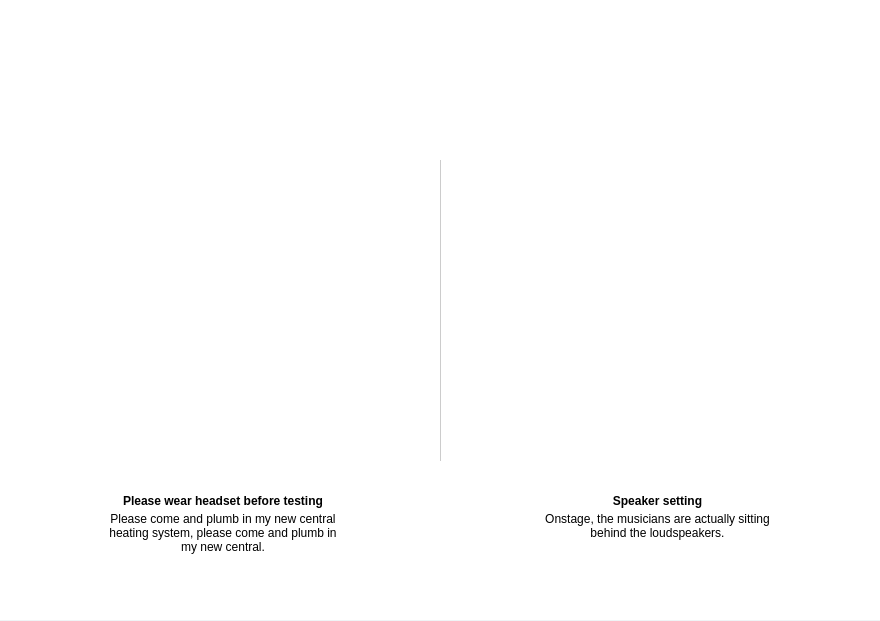
<?xml version="1.0" encoding="UTF-8"?>
<ui version="4.0">
 <class>ns::TestDeviceStart</class>
 <widget class="QWidget" name="ns::TestDeviceStart">
  <property name="geometry">
   <rect>
    <x>0</x>
    <y>0</y>
    <width>880</width>
    <height>621</height>
   </rect>
  </property>
  <property name="windowTitle">
   <string>YesPo Service Client</string>
  </property>
  <property name="styleSheet">
   <string notr="true">* {
	font-family: Verdana, &quot;宋体&quot;, Arial, Sans-serif, Segoe UI, Tahoma;
}

#widgetTestDeviceStart {
	background: #ffffff;
	border-bottom : 1px solid #eff4f6;
}

#widgetTestDeviceStart QLabel {
	font-size: 12px;
}

#labelTestMic {
	background-image: url(:/images/ui/test_start_mic.png);
	background-repeat: none;
	background-position: center center;
}

#labelTestAudio {
	background-image: url(:/images/ui/test_start_audio.png);
	background-repeat: none;
	background-position: center center;
}

#labelTestMicName,#labelTestAudioName {
	font-weight: bold;
	font-size : 12px;
}

#labelTestMicDescription, #labelTestAudioDescription {
	padding-left : 90px;
	padding-right : 90px;
	margin :1px;
}

#line {
	border : 1px solid #cccccc;
}
</string>
  </property>
  <layout class="QVBoxLayout" name="verticalLayout_5">
   <property name="spacing">
    <number>0</number>
   </property>
   <property name="margin">
    <number>0</number>
   </property>
   <item>
    <widget class="QWidget" name="widgetTestDeviceStart" native="true">
     <layout class="QVBoxLayout" name="verticalLayout_6">
      <property name="spacing">
       <number>6</number>
      </property>
      <property name="topMargin">
       <number>9</number>
      </property>
      <property name="bottomMargin">
       <number>8</number>
      </property>
      <item>
       <layout class="QHBoxLayout" name="horizontalLayout">
        <property name="spacing">
         <number>3</number>
        </property>
        <item>
         <layout class="QVBoxLayout" name="verticalLayout_3" stretch="1,0">
          <property name="spacing">
           <number>0</number>
          </property>
          <property name="topMargin">
           <number>18</number>
          </property>
          <property name="bottomMargin">
           <number>27</number>
          </property>
          <item>
           <widget class="QLabel" name="labelTestMic">
            <property name="text">
             <string/>
            </property>
           </widget>
          </item>
          <item>
           <layout class="QVBoxLayout" name="verticalLayout">
            <property name="spacing">
             <number>0</number>
            </property>
            <property name="bottomMargin">
             <number>0</number>
            </property>
            <item>
             <widget class="QLabel" name="labelTestMicName">
              <property name="text">
               <string>Please wear headset before testing</string>
              </property>
              <property name="alignment">
               <set>Qt::AlignCenter</set>
              </property>
             </widget>
            </item>
            <item>
             <widget class="QLabel" name="labelTestMicDescription">
              <property name="minimumSize">
               <size>
                <width>210</width>
                <height>78</height>
               </size>
              </property>
              <property name="maximumSize">
               <size>
                <width>16777215</width>
                <height>78</height>
               </size>
              </property>
              <property name="text">
               <string>Please come and plumb in my new central heating system, please come and plumb in my new central.</string>
              </property>
              <property name="scaledContents">
               <bool>false</bool>
              </property>
              <property name="alignment">
               <set>Qt::AlignHCenter|Qt::AlignTop</set>
              </property>
              <property name="wordWrap">
               <bool>true</bool>
              </property>
             </widget>
            </item>
           </layout>
          </item>
         </layout>
        </item>
        <item>
         <widget class="Line" name="line">
          <property name="maximumSize">
           <size>
            <width>1</width>
            <height>301</height>
           </size>
          </property>
          <property name="orientation">
           <enum>Qt::Vertical</enum>
          </property>
         </widget>
        </item>
        <item>
         <layout class="QVBoxLayout" name="verticalLayout_4" stretch="1,0">
          <property name="spacing">
           <number>0</number>
          </property>
          <property name="topMargin">
           <number>3</number>
          </property>
          <property name="bottomMargin">
           <number>27</number>
          </property>
          <item>
           <widget class="QLabel" name="labelTestAudio">
            <property name="text">
             <string/>
            </property>
           </widget>
          </item>
          <item>
           <layout class="QVBoxLayout" name="verticalLayout_2">
            <property name="spacing">
             <number>0</number>
            </property>
            <item>
             <widget class="QLabel" name="labelTestAudioName">
              <property name="text">
               <string>Speaker setting</string>
              </property>
              <property name="alignment">
               <set>Qt::AlignCenter</set>
              </property>
             </widget>
            </item>
            <item>
             <widget class="QLabel" name="labelTestAudioDescription">
              <property name="minimumSize">
               <size>
                <width>0</width>
                <height>78</height>
               </size>
              </property>
              <property name="maximumSize">
               <size>
                <width>16777215</width>
                <height>78</height>
               </size>
              </property>
              <property name="text">
               <string>Onstage, the musicians are actually sitting behind the loudspeakers.</string>
              </property>
              <property name="alignment">
               <set>Qt::AlignHCenter|Qt::AlignTop</set>
              </property>
              <property name="wordWrap">
               <bool>true</bool>
              </property>
             </widget>
            </item>
           </layout>
          </item>
         </layout>
        </item>
       </layout>
      </item>
     </layout>
    </widget>
   </item>
  </layout>
 </widget>
 <resources>
  <include location="translator.qrc"/>
 </resources>
 <connections/>
</ui>
